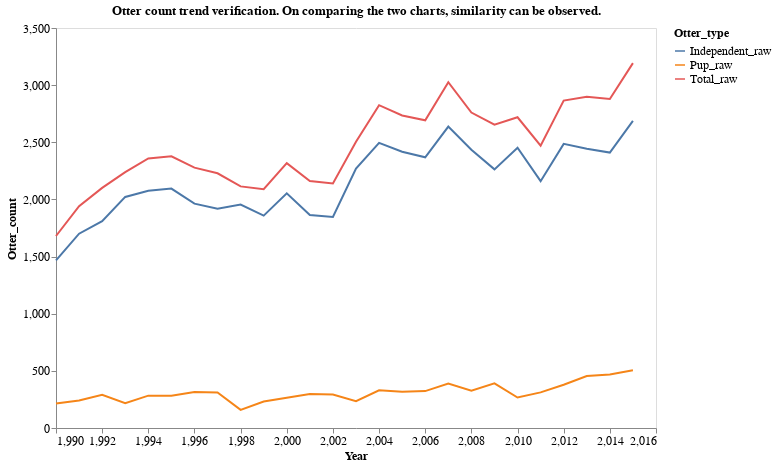

Here is the notebook cell this chart was saved with:
### Code cell
chart_title = 'Otter count trend verification. On comparing the two charts, similarity can be observed.'
alt.Chart(melted_df).mark_line().encode(
    x='Year',
    y='Otter_count',
    color='Otter_type'
).properties(
    width=600,
    height=400,
    title=chart_title.split(':')
).configure_axis(
    grid=False,
    labelFontSize=12,
    titleFontSize=12
).configure_legend(
    labelFontSize=12,
    titleFontSize=12
).configure_title(
    #fontWeight='normal',
    fontSize=13
)

### Figure 1 — Vega-Lite specification as saved in the notebook (floating-point values rounded to 4 significant figures)
{"config": {"view": {"continuousWidth": 400, "continuousHeight": 300}, "axis": {"grid": false, "labelFontSize": 12, "titleFontSize": 12}, "legend": {"labelFontSize": 12, "titleFontSize": 12}, "title": {"fontSize": 13}}, "data": {"name": "data-5ac09c35b06bbf698125b7f8fa1ce1ca"}, "mark": "line", "encoding": {"color": {"type": "nominal", "field": "Otter_type"}, "x": {"type": "quantitative", "field": "Year"}, "y": {"type": "quantitative", "field": "Otter_count"}}, "height": 400, "title": ["Otter count trend verification. On comparing the two charts, similarity can be observed."], "width": 600, "$schema": "https://vega.github.io/schema/vega-lite/v4.8.1.json", "datasets": {"data-5ac09c35b06bbf698125b7f8fa1ce1ca": [{"Year": 1990, "Otter_type": "Independent_raw", "Otter_count": 1466.0}, {"Year": 1991, "Otter_type": "Independent_raw", "Otter_count": 1700.0}, {"Year": 1992, "Otter_type": "Independent_raw", "Otter_count": 1810.0}, {"Year": 1993, "Otter_type": "Independent_raw", "Otter_count": 2022.0}, {"Year": 1994, "Otter_type": "Independent_raw", "Otter_count": 2076.0}, {"Year": 1995, "Otter_type": "Independent_raw", "Otter_count": 2095.0}, {"Year": 1996, "Otter_type": "Independent_raw", "Otter_count": 1963.0}, {"Year": 1997, "Otter_type": "Independent_raw", "Otter_count": 1919.0}, {"Year": 1998, "Otter_type": "Independent_raw", "Otter_count": 1955.0}, {"Year": 1999, "Otter_type": "Independent_raw", "Otter_count": 1858.0}, {"Year": 2000, "Otter_type": "Independent_raw", "Otter_count": 2053.0}, {"Year": 2001, "Otter_type": "Independent_raw", "Otter_count": 1863.0}, {"Year": 2002, "Otter_type": "Independent_raw", "Otter_count": 1846.0}, {"Year": 2003, "Otter_type": "Independent_raw", "Otter_count": 2270.0}, {"Year": 2004, "Otter_type": "Independent_raw", "Otter_count": 2495.0}, {"Year": 2005, "Otter_type": "Independent_raw", "Otter_count": 2417.0}, {"Year": 2006, "Otter_type": "Independent_raw", "Otter_count": 2369.0}, {"Year": 2007, "Otter_type": "Independent_raw", "Otter_count": 2637.0}, {"Year": 2008, "Otter_type": "Independent_raw", "Otter_count": 2434.0}, {"Year": 2009, "Otter_type": "Independent_raw", "Otter_count": 2263.0}, {"Year": 2010, "Otter_type": "Independent_raw", "Otter_count": 2452.0}, {"Year": 2011, "Otter_type": "Independent_raw", "Otter_count": 2160.0}, {"Year": 2012, "Otter_type": "Independent_raw", "Otter_count": 2486.0}, {"Year": 2013, "Otter_type": "Independent_raw", "Otter_count": 2444.0}, {"Year": 2014, "Otter_type": "Independent_raw", "Otter_count": 2410.0}, {"Year": 2015, "Otter_type": "Independent_raw", "Otter_count": 2688.0}, {"Year": 1990, "Otter_type": "Pup_raw", "Otter_count": 214.0}, {"Year": 1991, "Otter_type": "Pup_raw", "Otter_count": 241.0}, {"Year": 1992, "Otter_type": "Pup_raw", "Otter_count": 291.0}, {"Year": 1993, "Otter_type": "Pup_raw", "Otter_count": 217.0}, {"Year": 1994, "Otter_type": "Pup_raw", "Otter_count": 283.0}, {"Year": 1995, "Otter_type": "Pup_raw", "Otter_count": 282.0}, {"Year": 1996, "Otter_type": "Pup_raw", "Otter_count": 315.0}, {"Year": 1997, "Otter_type": "Pup_raw", "Otter_count": 310.0}, {"Year": 1998, "Otter_type": "Pup_raw", "Otter_count": 159.0}, {"Year": 1999, "Otter_type": "Pup_raw", "Otter_count": 232.0}, {"Year": 2000, "Otter_type": "Pup_raw", "Otter_count": 264.0}, {"Year": 2001, "Otter_type": "Pup_raw", "Otter_count": 298.0}, {"Year": 2002, "Otter_type": "Pup_raw", "Otter_count": 293.0}, {"Year": 2003, "Otter_type": "Pup_raw", "Otter_count": 235.0}, {"Year": 2004, "Otter_type": "Pup_raw", "Otter_count": 330.0}, {"Year": 2005, "Otter_type": "Pup_raw", "Otter_count": 318.0}, {"Year": 2006, "Otter_type": "Pup_raw", "Otter_count": 323.0}, {"Year": 2007, "Otter_type": "Pup_raw", "Otter_count": 389.0}, {"Year": 2008, "Otter_type": "Pup_raw", "Otter_count": 326.0}, {"Year": 2009, "Otter_type": "Pup_raw", "Otter_count": 391.0}, {"Year": 2010, "Otter_type": "Pup_raw", "Otter_count": 267.0}, {"Year": 2011, "Otter_type": "Pup_raw", "Otter_count": 311.4}, {"Year": 2012, "Otter_type": "Pup_raw", "Otter_count": 379.0}, {"Year": 2013, "Otter_type": "Pup_raw", "Otter_count": 455.0}, {"Year": 2014, "Otter_type": "Pup_raw", "Otter_count": 469.0}, {"Year": 2015, "Otter_type": "Pup_raw", "Otter_count": 505.0}, {"Year": 1990, "Otter_type": "Total_raw", "Otter_count": 1680.0}, {"Year": 1991, "Otter_type": "Total_raw", "Otter_count": 1941.0}, {"Year": 1992, "Otter_type": "Total_raw", "Otter_count": 2101.0}, {"Year": 1993, "Otter_type": "Total_raw", "Otter_count": 2239.0}, {"Year": 1994, "Otter_type": "Total_raw", "Otter_count": 2359.0}, {"Year": 1995, "Otter_type": "Total_raw", "Otter_count": 2377.0}, {"Year": 1996, "Otter_type": "Total_raw", "Otter_count": 2278.0}, {"Year": 1997, "Otter_type": "Total_raw", "Otter_count": 2229.0}, {"Year": 1998, "Otter_type": "Total_raw", "Otter_count": 2114.0}, {"Year": 1999, "Otter_type": "Total_raw", "Otter_count": 2090.0}, {"Year": 2000, "Otter_type": "Total_raw", "Otter_count": 2317.0}, {"Year": 2001, "Otter_type": "Total_raw", "Otter_count": 2161.0}, {"Year": 2002, "Otter_type": "Total_raw", "Otter_count": 2139.0}, {"Year": 2003, "Otter_type": "Total_raw", "Otter_count": 2505.0}, {"Year": 2004, "Otter_type": "Total_raw", "Otter_count": 2825.0}, {"Year": 2005, "Otter_type": "Total_raw", "Otter_count": 2735.0}, {"Year": 2006, "Otter_type": "Total_raw", "Otter_count": 2692.0}, {"Year": 2007, "Otter_type": "Total_raw", "Otter_count": 3026.0}, {"Year": 2008, "Otter_type": "Total_raw", "Otter_count": 2760.0}, {"Year": 2009, "Otter_type": "Total_raw", "Otter_count": 2654.0}, {"Year": 2010, "Otter_type": "Total_raw", "Otter_count": 2719.0}, {"Year": 2011, "Otter_type": "Total_raw", "Otter_count": 2471.0}, {"Year": 2012, "Otter_type": "Total_raw", "Otter_count": 2865.0}, {"Year": 2013, "Otter_type": "Total_raw", "Otter_count": 2899.0}, {"Year": 2014, "Otter_type": "Total_raw", "Otter_count": 2879.0}, {"Year": 2015, "Otter_type": "Total_raw", "Otter_count": 3193.0}]}}
